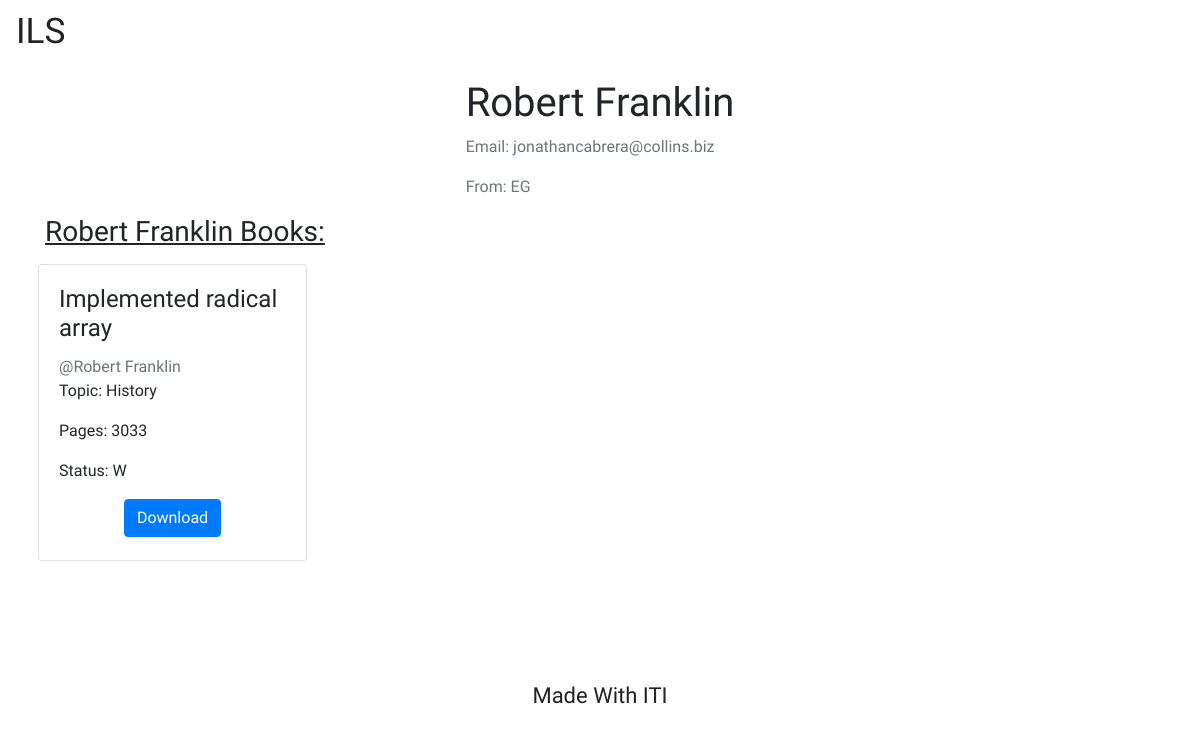
The page /author/author_details/35 on the database its author committed.
### Author/models.py (models this page shows, shortened)
class Author(models.Model):
    name = models.CharField(max_length=128)
    email = models.CharField(max_length=128)
    nationallity = CountryField()
    def __str__(self):
        return self.name

### Book/models.py (models this page shows, shortened)
class Book(models.Model):
    title = models.CharField(max_length=128)
    publish_date = models.DateField()
    number_of_pages = fields.IntegerRangeField(min_value=1, max_value=5000)
    P = 'P'
    W = 'W'
    D = 'D'
    STATUS_FIELDS = (
        (P, "Published"),
        (W, "Withdrawn"),
        (D, "Draft")
    )
    status = models.CharField(choices=STATUS_FIELDS, max_length=1, default=P)
    author = models.ForeignKey(Author, on_delete=models.CASCADE, related_name='author_books')
    topic = models.ForeignKey(Topic, on_delete=models.CASCADE, related_name='topic_books')

class Topic(models.Model):
    name = models.CharField(max_length=128)
    def __str__(self):
        return self.name

### Author/views.py (the view)
# urls.py: path('author_details/<int:pk>', views.AuthorDetailView.as_view(), name='author_details'),
class AuthorDetailView(generic.DetailView):
    model = Author
    template_name = 'Author/author_details.html'
    def get_context_data(self, **kwargs):
        context = super().get_context_data(**kwargs)
        return context

### Author/templates/Author/author_details.html (shortened to what this page needs)
{% extends 'base.html' %}
{% block content %}
    <div class="d-flex justify-content-center">
        <div class="d-flex flex-column">
            <h1>{{ object.name }}</h1>
            <p class="text-muted">Email: {{ object.email }}</p>
            <p class="text-muted">From: {{ object.nationallity }}</p>
        </div>
    </div>
    <h3 style="text-decoration: underline;">{{ object.name }} Books:</h3>
    <div class="row d-flex justify-content-start">
        {% for b in object.author_books.all %}
            <div class="col-md-3 col-12 p-2">
                <div class="card" style="min-height: 101%;">
                    <div class="card-body">
                        <h4 class="card-title">{{ b.title }}</h4>
                        <a href="{% url 'author:author_details' pk=b.author.pk %}" class="text-muted">@{{ b.author }}</a>
                        <p class="card-text">Topic: {{ b.topic }}</p>
                        <p class="card-text">Pages: {{ b.number_of_pages }}</p>
                        <p class="card-text">Status: {{ b.status }}</p>
                        <div class="d-flex justify-content-around">
                            <a href="https://www.google.com" class="card-link btn btn-primary">Download</a>
                        </div>
                    </div>
                </div>
            </div>
        {% endfor %}
    </div>
{% endblock content %}

### static/css/base.css (style rules this page uses)
html,body { width: 100%; height: 100%; font-family: 'Sedgwick Ave', cursive; }

### rows shown on the page
Author: name "Robert Franklin", email "jonathancabrera@collins.biz", nationallity "EG"
Book: title "Implemented radical array", author "Robert Franklin", topic "History", number_of_pages "3033", status "W"
